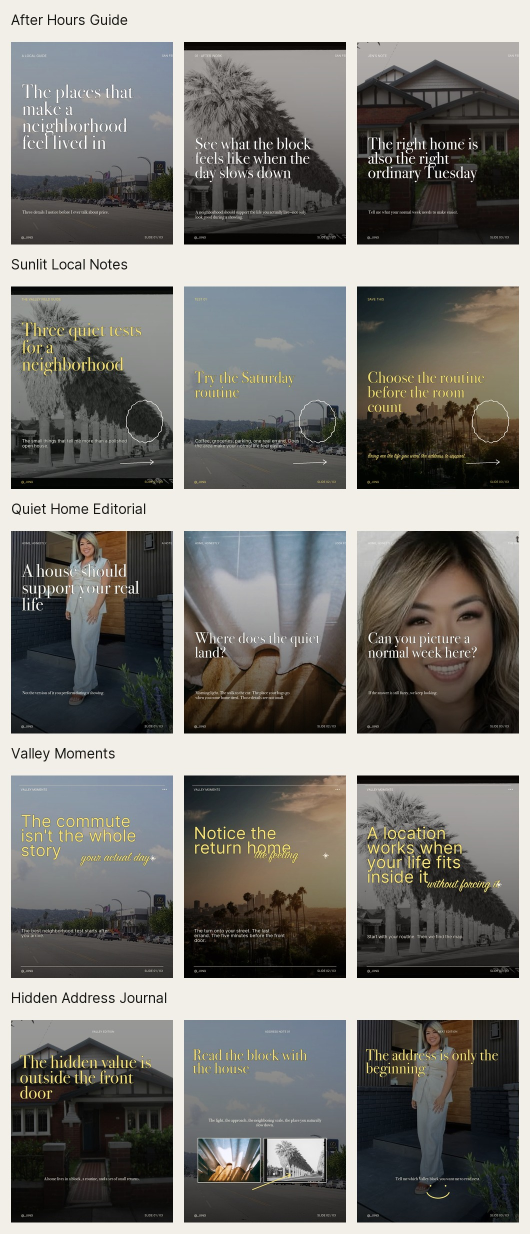
#> input picture _active/clients/jen-santulan/foundation/social-design-systems/proofs/jen-five-system-proof-sheet.jpg, 1060 x 2467 px (shown at 1/2 size)
$ python -i render.py   (imports and definitions only)
#> lines starting #> are read from the running program, lines starting #| are printed output that depends on the picture
#!/usr/bin/env python3
"""Render Jen's five reference-derived social systems from one JSON content packet.

The renderer proves the visual contracts; it does not approve copy, claims, imagery,
or publication. Output is always 1080x1350 PNG.
"""
from __future__ import annotations

import argparse
import json
import math
from pathlib import Path
from typing import Iterable

from PIL import Image, ImageDraw, ImageEnhance, ImageFilter, ImageFont, ImageOps


ROOT = Path(__file__).resolve().parent
W, H = 1080, 1350
INTER = Path("/Users/farricecain/Library/Fonts/Inter-V.otf")
BODONI = Path("/System/Library/Fonts/Supplemental/Bodoni 72 OS.ttc")
BODONI_STD = Path("/System/Library/Fonts/Supplemental/Bodoni 72.ttc")
SIGNPAINTER = Path("/System/Library/Fonts/Supplemental/SignPainter.ttc")


def font(path: Path, size: int, index: int = 0) -> ImageFont.FreeTypeFont:
    fallback = "/System/Library/Fonts/Helvetica.ttc"
    return ImageFont.truetype(str(path if path.exists() else fallback), size=size, index=index)


def resolve_asset(value: str) -> Path:
    path = Path(value)
    return path if path.is_absolute() else ROOT / path


def cover_image(path: Path, darken: float = 0.0, warmth: tuple[int, int, int, int] | None = None) -> Image.Image:
#> called with path = 'proofs/jen-five-system-proof-sheet.jpg', darken = 0
    image = Image.open(path).convert("RGB")
#> image is the input picture: PIL image 1060x2467 RGB; mean R, G, B 123.2, 121.7, 117.3
    image = ImageOps.fit(image, (W, H), method=Image.Resampling.LANCZOS)
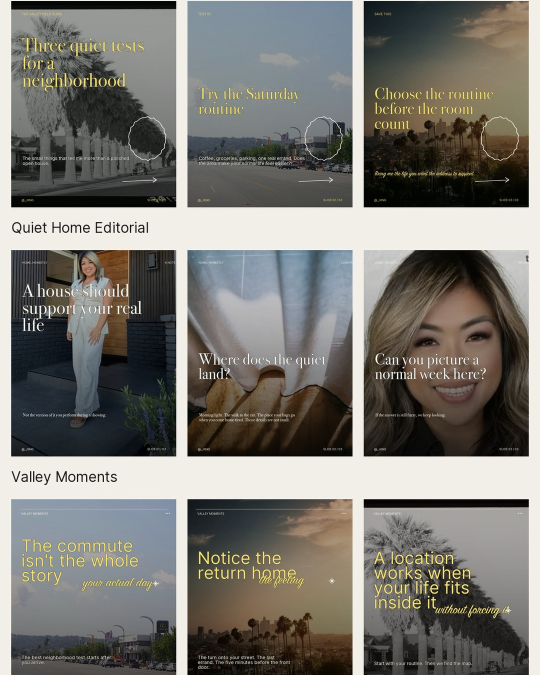
#> image: PIL image 1080x1350 RGB (shown at 1/2 size); mean R, G, B 121.5, 119.5, 113.8
    image = ImageEnhance.Contrast(image).enhance(1.08)
    image = ImageEnhance.Color(image).enhance(0.86)
    if warmth:
        veil = Image.new("RGBA", (W, H), warmth)
        image = Image.alpha_composite(image.convert("RGBA"), veil).convert("RGB")
    if darken:
        veil = Image.new("RGBA", (W, H), (0, 0, 0, round(255 * darken)))
        image = Image.alpha_composite(image.convert("RGBA"), veil).convert("RGB")
    return image


# [9 lines left out: function gradient, not called in this run]


def width(draw: ImageDraw.ImageDraw, text: str, face: ImageFont.FreeTypeFont) -> int:
    box = draw.textbbox((0, 0), text, font=face)
    return box[2] - box[0]


# [54 lines left out: functions wrap, fit_lines, text_block, not called in this run]


def small_caps(draw: ImageDraw.ImageDraw, text: str, xy: tuple[int, int], color: str, size: int = 22) -> None:
    draw.text(xy, text.upper(), font=font(INTER, size), fill=color, spacing=4)


# [149 lines left out: functions footer, spark, loose_circle, arrow, render_after_hours, render_sunlit and 3 more, not called in this run]


RENDERERS = {
    "after-hours-guide": render_after_hours,
    "sunlit-local-notes": render_sunlit,
    "quiet-home-editorial": render_quiet,
    "valley-moments": render_valley_moments,
    "hidden-address-journal": render_hidden_address,
}


# [61 lines left out: functions render_packet, contact_sheet, main, not called in this run]


# [2 lines not run here, left out]

>>> result = cover_image('proofs/jen-five-system-proof-sheet.jpg')
